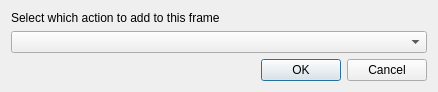
<?xml version="1.0" encoding="UTF-8"?>
<ui version="4.0">
 <class>Dialog</class>
 <widget class="QDialog" name="Dialog">
  <property name="geometry">
   <rect>
    <x>0</x>
    <y>0</y>
    <width>438</width>
    <height>86</height>
   </rect>
  </property>
  <property name="windowTitle">
   <string>Dialog</string>
  </property>
  <layout class="QVBoxLayout" name="verticalLayout">
   <item>
    <widget class="QLabel" name="label">
     <property name="sizePolicy">
      <sizepolicy hsizetype="Preferred" vsizetype="Fixed">
       <horstretch>0</horstretch>
       <verstretch>0</verstretch>
      </sizepolicy>
     </property>
     <property name="text">
      <string>Select which action to add to this frame</string>
     </property>
    </widget>
   </item>
   <item>
    <widget class="QComboBox" name="comboBox"/>
   </item>
   <item>
    <widget class="QDialogButtonBox" name="buttonBox">
     <property name="standardButtons">
      <set>QDialogButtonBox::Cancel|QDialogButtonBox::Ok</set>
     </property>
    </widget>
   </item>
  </layout>
 </widget>
 <resources/>
 <connections>
  <connection>
   <sender>buttonBox</sender>
   <signal>accepted()</signal>
   <receiver>Dialog</receiver>
   <slot>accept()</slot>
   <hints>
    <hint type="sourcelabel">
     <x>248</x>
     <y>254</y>
    </hint>
    <hint type="destinationlabel">
     <x>157</x>
     <y>274</y>
    </hint>
   </hints>
  </connection>
  <connection>
   <sender>buttonBox</sender>
   <signal>rejected()</signal>
   <receiver>Dialog</receiver>
   <slot>reject()</slot>
   <hints>
    <hint type="sourcelabel">
     <x>316</x>
     <y>260</y>
    </hint>
    <hint type="destinationlabel">
     <x>286</x>
     <y>274</y>
    </hint>
   </hints>
  </connection>
 </connections>
</ui>
